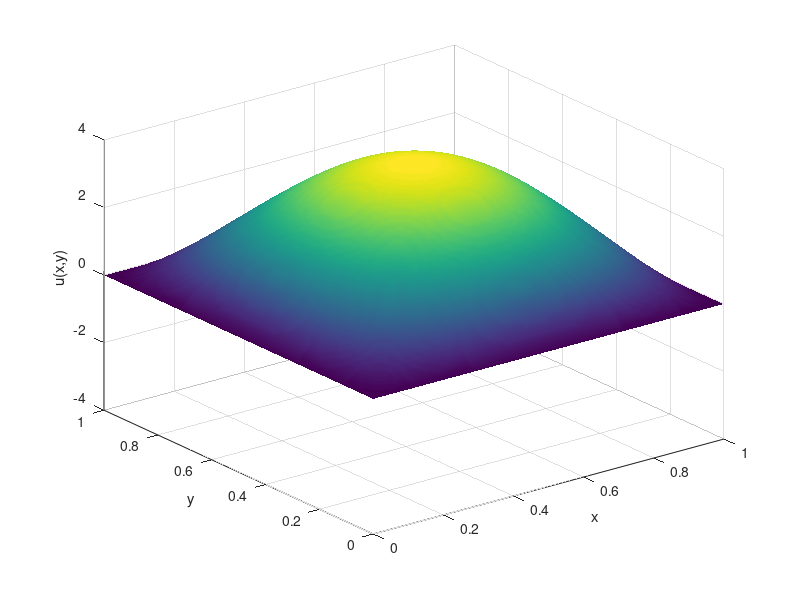
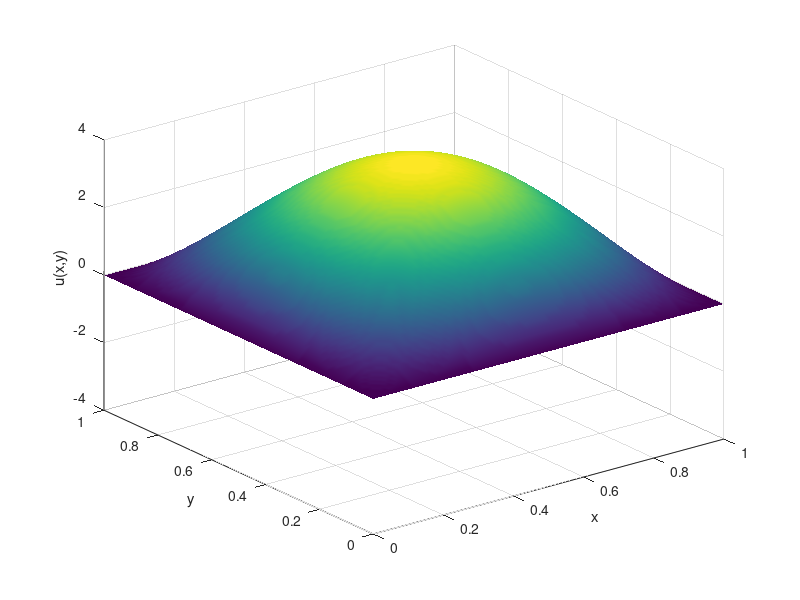
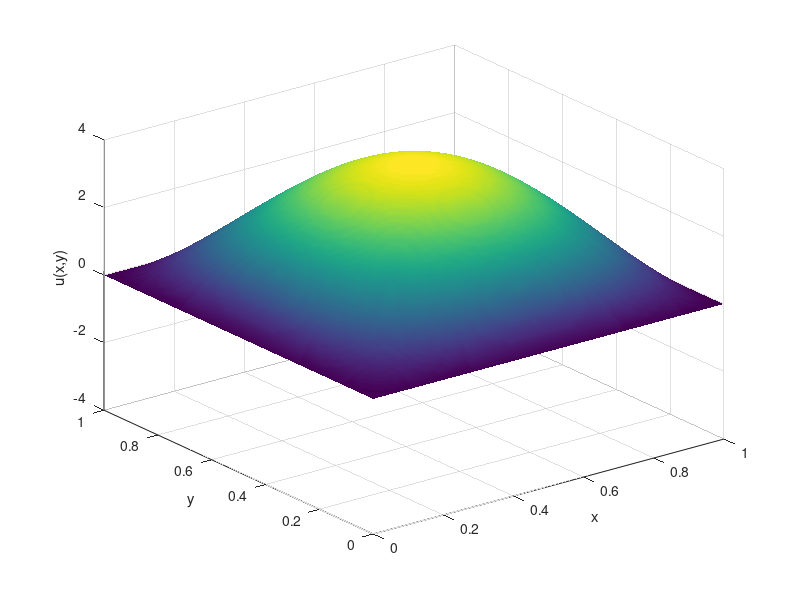
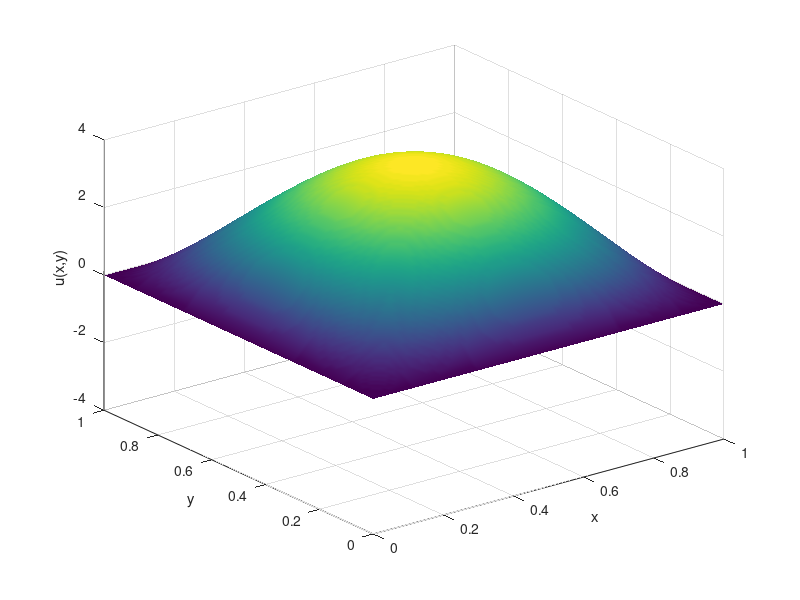

Recreate these plots in MATLAB, in order. (Note: a time limit stopped this script after it produced the figures.)
#!/usr/bin/octave -qf

set(0, 'defaultfigurevisible', 'off');
[x,y]=meshgrid([0:0.01:1],[0:0.01:1]);
 
for t=[0:1000]
    z=x-x; %Initialize empty z grid
    for nx=[1:10]
        for ny=[1:10]
          coeff=(1-(-1)^nx)*(1-(-1)^ny)/(nx^3*ny^3);
          z=z+coeff*sin(nx*pi.*x).*sin(ny*pi.*y)*cos(sqrt(nx^2+ny^2)*pi*t/100);
        end
    end
 
    surf(x,y,z);
    axis([0 1 0 1 -4 4]);
    shading interp;
    xlabel("x");
    ylabel("y");
    zlabel("u(x,y)");
    filename=sprintf('output/%05d.png',t);
    print(filename);
end
%modified from http://www.krizka.net/2009/11/06/creating-animations-with-octave/ (15-Jun-2011)
